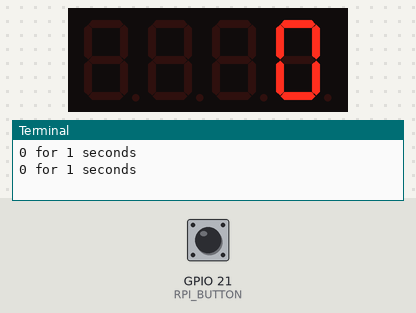
Bench run of a program on a simulated Raspberry Pi (BCM pin numbers). Parts: 4-digit seven-segment display, the last lines printed to the terminal. Inputs (shaded band) come from the test bench; at power-on: GPIO 21 (RPI_BUTTON) HIGH. The segment pins are drawn as the display they are named for; the clock reads 2024-03-15 10:24:30 at power-on unless the program sets it.

Above: at 1.2 s.
1.3 s: GPIO 21 (RPI_BUTTON) pulled LOW for 0.15 s
At 3.0 s:
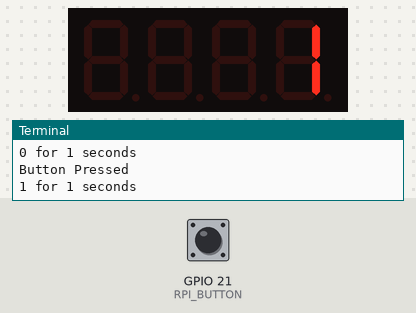
3.5 s: GPIO 21 (RPI_BUTTON) pulled LOW for 1 s
At 4.8 s:
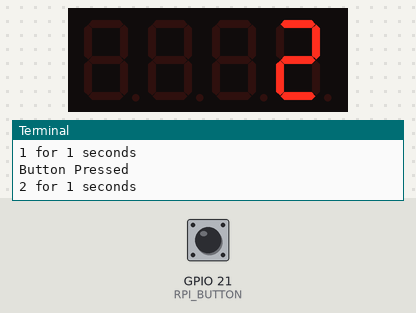
6.0 s: GPIO 21 (RPI_BUTTON) pulled LOW for 0.15 s
At 6.8 s:
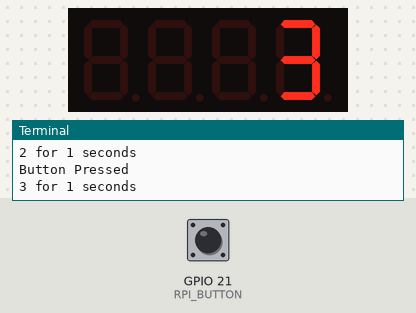
Timing chart, 0 to 9.0 s (numbered marks = the images above; inputs shaded):
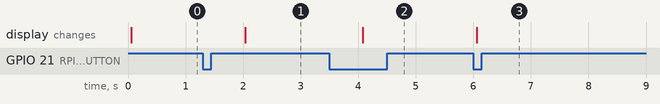

Measured:
- after the input at 1.3 s, the display: changes after 0.74 s (image 1)
- after the input at 3.5 s, the display: changes after 0.58 s (image 2)
- after the input at 6.0 s, the display: changes after 0.06 s (image 3)

The program:

buttonCounter.py
```python
import RPi.GPIO as GPIO
import time

NUM_OF_DIGITS = 4
RPI_BUTTON = 21

GPIO.setmode(GPIO.BCM)

# GPIO port for button
GPIO.setup(RPI_BUTTON, GPIO.IN, pull_up_down=GPIO.PUD_UP)

# GPIO ports for the 7seg pins
segments =  (11,4,23,8,7,10,18,25)
for segment in segments:
    GPIO.setup(segment, GPIO.OUT)
    GPIO.output(segment, 0)

# GPIO ports for the digit 0-3 pins
digits = (22,27,17,24)
for digit in digits:
    GPIO.setup(digit, GPIO.OUT)
    GPIO.output(digit, 1)

letters = {
    'K': (0,1,1,0,1,1,1),
    'L': (0,0,0,1,1,1,0),
    'E': (1,0,0,1,1,1,1),
    'A': (1,1,1,0,1,1,1),
    'R': (1,1,1,0,1,1,1),
    'S': (1,0,1,1,0,1,1),
    ' ': (0,0,0,0,0,0,0),
    '0': (1,1,1,1,1,1,0),
    '1': (0,1,1,0,0,0,0),
    '2': (1,1,0,1,1,0,1),
    '3': (1,1,1,1,0,0,1),
    '4': (0,1,1,0,0,1,1),
    '5': (1,0,1,1,0,1,1),
    '6': (1,0,1,1,1,1,1),
    '7': (1,1,1,0,0,0,0),
    '8': (1,1,1,1,1,1,1),
    '9': (1,1,1,1,0,1,1),
    '_': (0,0,0,0,0,0,1)
}

def writeDisplay(str, seconds = 1):
    print str, "for", seconds, "seconds"

    str = str.rjust(4, " ")
    t_end = time.time() + seconds

    while time.time() < t_end:
        for digitNum in range(NUM_OF_DIGITS):
            letter = str.upper()[digitNum]
            letterBits = letters[letter] if letter in letters.keys() else letters["_"]

            for segmentNum in range(0, 7):
                GPIO.output(segments[segmentNum], letterBits[segmentNum])

            GPIO.output(digits[digitNum], 0)
            time.sleep(0.001)
            GPIO.output(digits[digitNum], 1)


wtfCounter = 0
timeStmp= time.time()

def buttonDown(channel):
    global timeStmp, wtfCounter
    timeNow = time.time()
    if (timeNow - timeStmp) >= 0.3:
        print('Button Pressed')
        wtfCounter += 1
    timeStmp = timeNow

GPIO.add_event_detect(RPI_BUTTON, GPIO.FALLING, callback=buttonDown, bouncetime=300)

try:
    while True:
        writeDisplay(str(wtfCounter))
finally:
    GPIO.cleanup()
GPIO.cleanup()
```
